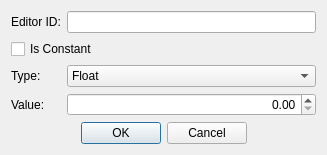
<?xml version="1.0" encoding="UTF-8"?>
<ui version="4.0">
 <class>FormDialogGlobal</class>
 <widget class="QDialog" name="FormDialogGlobal">
  <property name="geometry">
   <rect>
    <x>0</x>
    <y>0</y>
    <width>327</width>
    <height>151</height>
   </rect>
  </property>
  <property name="windowTitle">
   <string>Global</string>
  </property>
  <layout class="QGridLayout" name="gridLayout">
   <item row="4" column="0" colspan="2">
    <layout class="QHBoxLayout" name="horizontalLayout">
     <item>
      <spacer name="horizontalSpacer">
       <property name="orientation">
        <enum>Qt::Horizontal</enum>
       </property>
       <property name="sizeHint" stdset="0">
        <size>
         <width>40</width>
         <height>20</height>
        </size>
       </property>
      </spacer>
     </item>
     <item>
      <widget class="QPushButton" name="buttonOK">
       <property name="text">
        <string>OK</string>
       </property>
      </widget>
     </item>
     <item>
      <widget class="QPushButton" name="buttonCancel">
       <property name="text">
        <string>Cancel</string>
       </property>
      </widget>
     </item>
     <item>
      <spacer name="horizontalSpacer_2">
       <property name="orientation">
        <enum>Qt::Horizontal</enum>
       </property>
       <property name="sizeHint" stdset="0">
        <size>
         <width>40</width>
         <height>20</height>
        </size>
       </property>
      </spacer>
     </item>
    </layout>
   </item>
   <item row="3" column="1">
    <widget class="QDoubleSpinBox" name="value">
     <property name="whatsThis">
      <string>The default value of the Global when the player begins their playthrough (or when your mod is first loaded).</string>
     </property>
     <property name="alignment">
      <set>Qt::AlignRight|Qt::AlignTrailing|Qt::AlignVCenter</set>
     </property>
    </widget>
   </item>
   <item row="3" column="0">
    <widget class="QLabel" name="label_3">
     <property name="text">
      <string>Value:</string>
     </property>
     <property name="buddy">
      <cstring>value</cstring>
     </property>
    </widget>
   </item>
   <item row="0" column="1">
    <widget class="QLineEdit" name="editorID"/>
   </item>
   <item row="2" column="0">
    <widget class="QLabel" name="label_2">
     <property name="text">
      <string>Type:</string>
     </property>
     <property name="buddy">
      <cstring>type</cstring>
     </property>
    </widget>
   </item>
   <item row="2" column="1">
    <widget class="QComboBox" name="type">
     <property name="whatsThis">
      <string>Unused in Skyrim, and apparently unused even as far back as Morrowind. This would've allowed you to change how the global's value is stored (e.g. whether it's optimized for integer values or floating-point values).</string>
     </property>
     <property name="currentIndex">
      <number>2</number>
     </property>
     <item>
      <property name="text">
       <string>Short</string>
      </property>
     </item>
     <item>
      <property name="text">
       <string>Long</string>
      </property>
     </item>
     <item>
      <property name="text">
       <string>Float</string>
      </property>
     </item>
    </widget>
   </item>
   <item row="0" column="0">
    <widget class="QLabel" name="label">
     <property name="text">
      <string>Editor ID:</string>
     </property>
     <property name="buddy">
      <cstring>editorID</cstring>
     </property>
    </widget>
   </item>
   <item row="1" column="0" colspan="2">
    <widget class="QCheckBox" name="flagConstant">
     <property name="whatsThis">
      <string>If this is checked, then the game will not allow this Global's value to change during play (including throwing Papyrus errors if a script tries to change the value), and will not store its current value in the player's savegame.</string>
     </property>
     <property name="text">
      <string>Is Constant</string>
     </property>
    </widget>
   </item>
  </layout>
 </widget>
 <tabstops>
  <tabstop>editorID</tabstop>
  <tabstop>type</tabstop>
  <tabstop>value</tabstop>
  <tabstop>buttonOK</tabstop>
  <tabstop>buttonCancel</tabstop>
 </tabstops>
 <resources/>
 <connections/>
</ui>
